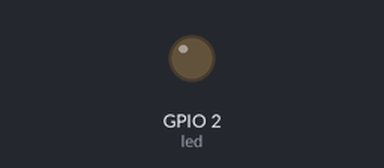
This program was run on a simulated ESP32 board running MicroPython. Parts: output pins drawn as LEDs (lit = HIGH). What the program prints to the serial console is not drawn.

Above: at 24.2 s.
Timing chart, 0 to 61.2 s (numbered marks = the images above):
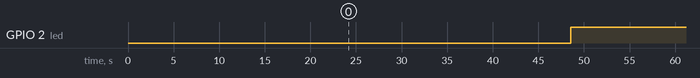

The program:

main.py
```python
from machine import Pin
import utime


def main():
    led = Pin(2, Pin.OUT)
    counter = 0
    on = True
    while True:
        counter += 1
        if counter % 25000 == 0:    # CPU benchmark value: 8266->25k, ESP32->120k
            if on:
                led.off()
            #     utime.sleep_ms(500)
            else:
                led.on()
            print(counter)
            on = not on


# must be temp_update.py

if __name__ == '__main__':
    main()
```

Measured:
- by itself, GPIO 2 (led): alternates HIGH for 23.5 s and LOW for 23.5 s
